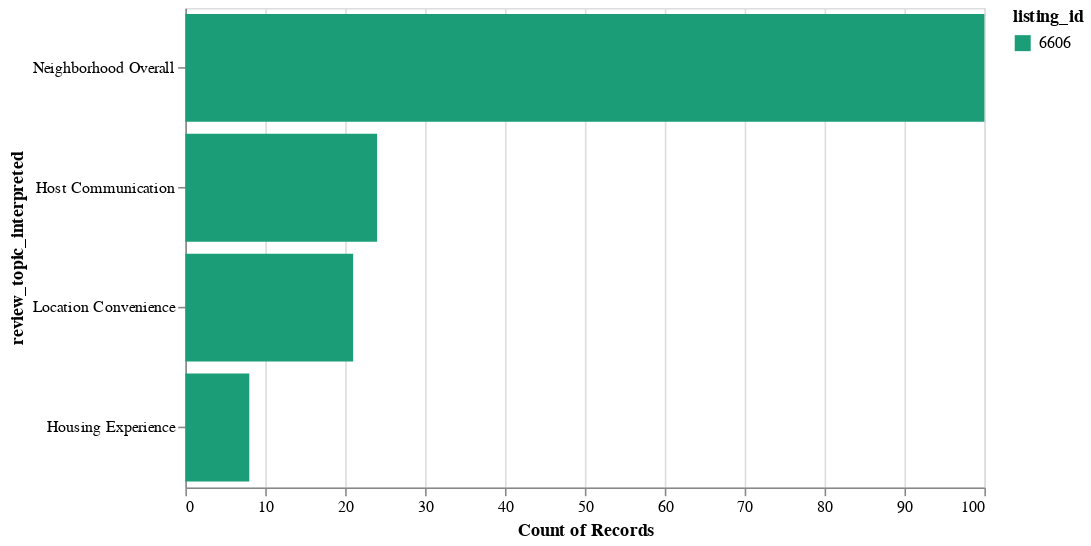

The code cell stored with this chart in its notebook:
### Code cell
def plot_listing_review_topics(df,col, listing_id):
    if listing_id in df['listing_id'].values:
        sub_df = df[df['listing_id'] == listing_id]
        plot = alt.Chart(sub_df).mark_bar().encode(
                        y=alt.Y('review_topic_interpreted:O', sort='-x'),
                        x='count():Q',
                        color=alt.Color('listing_id:O', scale=alt.Scale(scheme= 'dark2'))
                    ).properties(
                        width=500,
                        height=300
                    ).interactive()
        return plot
    else:
        print("Oops, this listing currently has no comments.")

selected_listing_id = sample_review['listing_id'].unique()[0]
plot_listing_review_topics(sample_review,'review_topic_interpreted', selected_listing_id)

### Figure 1 — Vega-Lite specification as saved in the notebook (floating-point values rounded to 4 significant figures; data arrays with more than 128 entries replaced by an {"elided": "..."} marker saying what was removed)
{"config": {"view": {"continuousWidth": 400, "continuousHeight": 300}}, "data": {"name": "data-f8a0392cfdd78958bca5ca017804633a"}, "mark": "bar", "encoding": {"color": {"type": "ordinal", "field": "listing_id", "scale": {"scheme": "dark2"}}, "x": {"type": "quantitative", "aggregate": "count"}, "y": {"type": "ordinal", "field": "review_topic_interpreted", "sort": "-x"}}, "height": 300, "selection": {"selector002": {"type": "interval", "bind": "scales", "encodings": ["x", "y"]}}, "width": 500, "$schema": "https://vega.github.io/schema/vega-lite/v4.8.1.json", "datasets": {"data-f8a0392cfdd78958bca5ca017804633a": {"elided": "153 records"}}}
